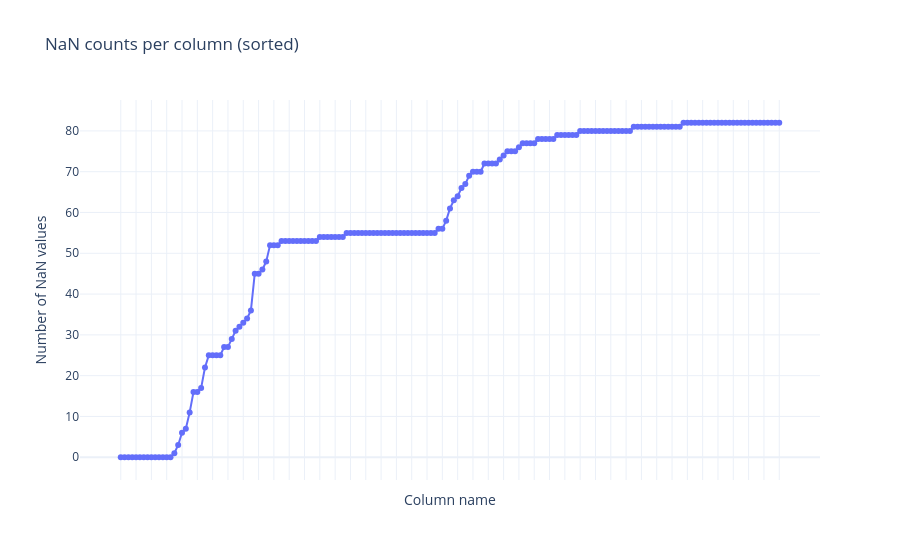

This figure's notebook cell:
### Code cell
import plotly.express as px

s = ldn_ful_gdf.isna().sum().sort_values()

# Convert to DataFrame
df_nan = pd.DataFrame({
    "Column": s.index,
    "NaN Count": s.values
})

fig = px.line(
    df_nan,
    x="Column",
    y="NaN Count",
    labels={"Column": "Column name", "NaN Count": "Number of NaN values"},
    title="NaN counts per column (sorted)"
)

fig.update_traces(mode="lines+markers")

# Hide x-axis tick labels
fig.update_layout(
    xaxis=dict(showticklabels=False),
    template="plotly_white"
)

fig.show()

### Figure 1 — Plotly figure (JSON) as saved in the notebook; plotly's stock layout.template omitted (floating-point values rounded to 4 significant figures; data arrays with more than 128 entries replaced by an {"elided": "..."} marker saying what was removed)
{"data": [{"hovertemplate": "Column name=%{x}<br>Number of NaN values=%{y}<extra></extra>", "legendgroup": "", "line": {"color": "#636efa", "dash": "solid"}, "marker": {"symbol": "circle"}, "mode": "lines+markers", "name": "", "orientation": "v", "showlegend": false, "type": "scatter", "x": {"elided": "173 str values"}, "xaxis": "x", "y": {"elided": "173 int values"}, "yaxis": "y"}], "layout": {"legend": {"tracegroupgap": 0}, "title": {"text": "NaN counts per column (sorted)"}, "xaxis": {"anchor": "y", "domain": [0, 1], "showticklabels": false, "title": {"text": "Column name"}}, "yaxis": {"anchor": "x", "domain": [0, 1], "title": {"text": "Number of NaN values"}}}}
